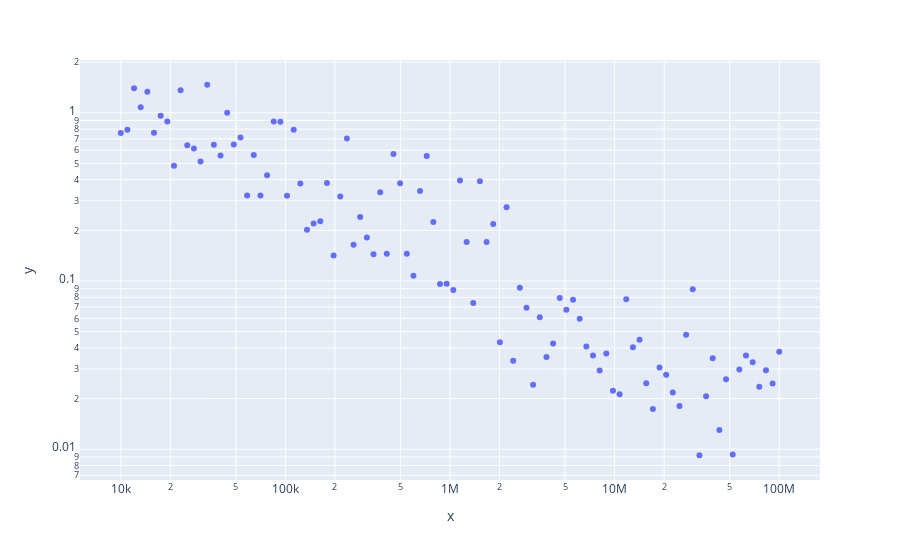

Notebook code for this chart:
### Code cell
fig = px.scatter(x=xshots,y=errors,log_x=True,log_y=True)
# fig.add_scatter(x=xshots,y=1e2*xshots**(-0.5))
fig.show()
